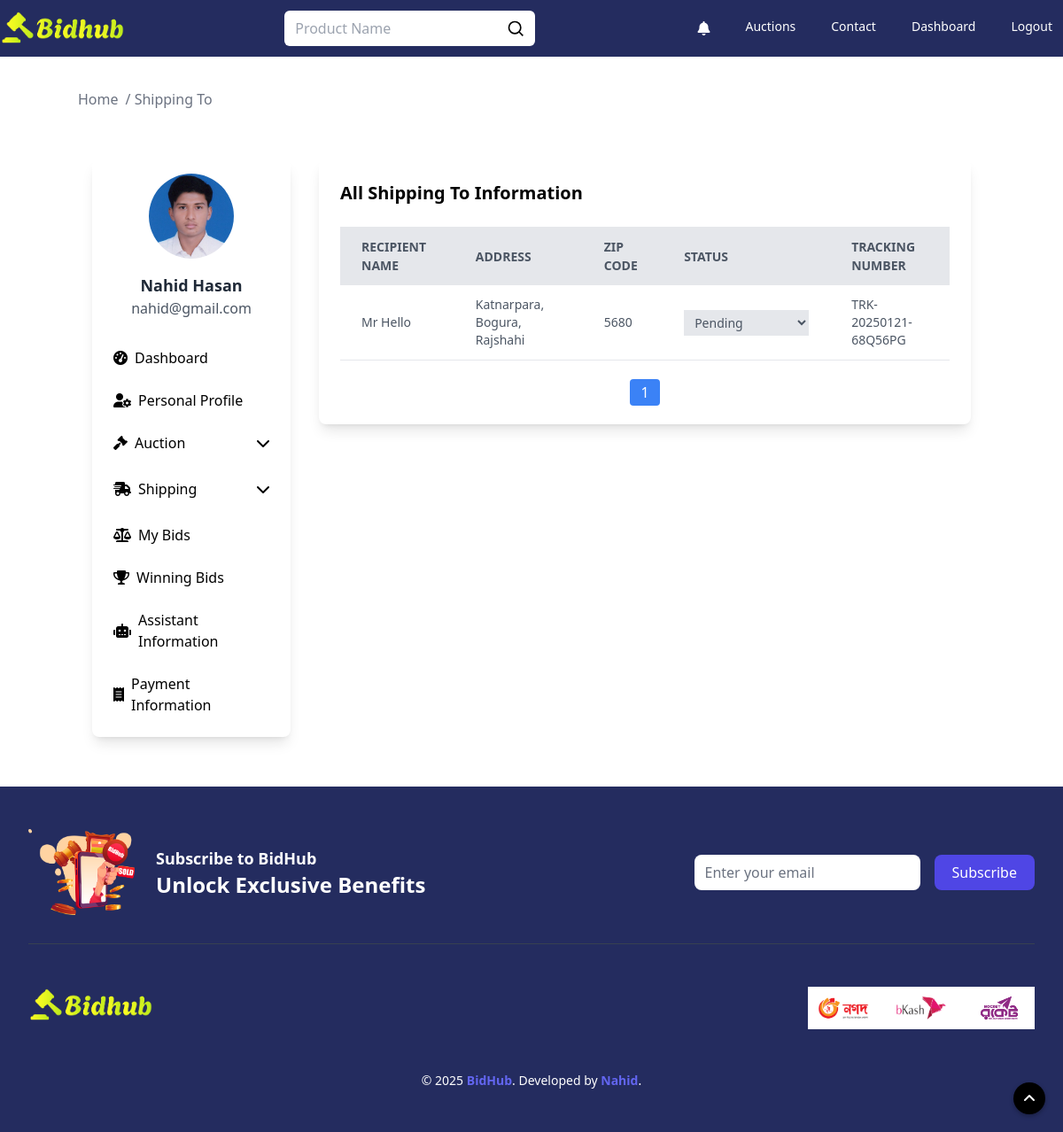
Page /shipping/to/ (signed in) on the earlier database version.
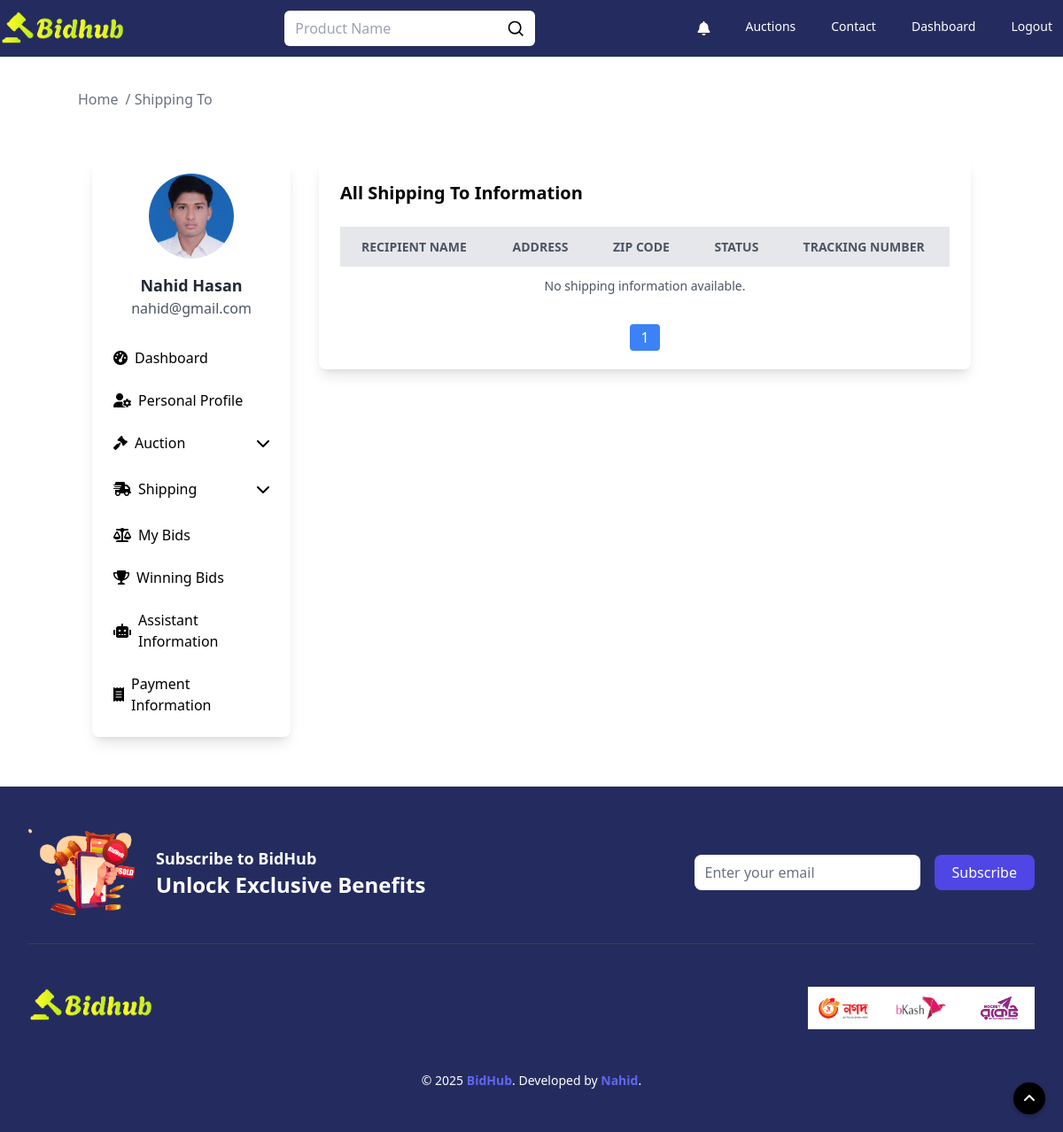
Same page on the later database version.
### auctions/models.py (models this page shows, shortened)
class ShippingAddress(models.Model):
    STATUS_CHOICES = [
        ('PENDING', 'Pending'),
        ('PACKED', 'Packed'),
        ('SHIPPED', 'Shipped'),
        ('IN_TRANSIT', 'In Transit'),
        ('OUT_FOR_DELIVERY', 'Out for Delivery'),
        ('DELIVERED', 'Delivered'),
    ]
    user = models.ForeignKey(User, on_delete=models.CASCADE, related_name='shipping_addresses')
    auction = models.ForeignKey(AuctionList, on_delete=models.SET_NULL, null=True, blank=True,
                                related_name='shipping_addresses')
    recipient_name = models.CharField(max_length=255)
    phone_number = models.CharField(max_length=20)
    province = models.CharField(max_length=100)
    city = models.CharField(max_length=100)
    zone = models.CharField(max_length=100, blank=True)
    street_address = models.TextField()
    zip_code = models.CharField(max_length=20)
    additional_instructions = models.TextField(blank=True, null=True)
    tracking_number = models.CharField(max_length=100, unique=True, blank=True, null=True)
    status = models.CharField(max_length=20, choices=STATUS_CHOICES, default='PENDING')
    estimated_delivery_date = models.DateField(blank=True, null=True)
    created_at = models.DateTimeField(auto_now_add=True)
    updated_at = models.DateTimeField(auto_now=True)

### auctions/views.py (the view)
# urls.py: path('shipping/to/', views.shipping_to, name='shipping_to'),
@login_required(login_url='login')
def shipping_to(request):
    user = request.user
    profile_picture_url = getattr(user.profile_picture, 'url', None)
    if profile_picture_url:
        profile_picture_url = request.build_absolute_uri(profile_picture_url)
    shipping_addresses = (
        ShippingAddress.objects
        .filter(auction__user=user)
        .order_by('-created_at')
    )
    paginator = Paginator(shipping_addresses, 5)
    page_number = request.GET.get("page")
    page_obj = paginator.get_page(page_number)
    return render(request, "shipping_to.html", {
        'email': user.email,
        'name': f"{user.first_name} {user.last_name}",
        'profile_picture': profile_picture_url,
        'shipping_addresses': page_obj,
        'total_to': paginator.count
    })

### auctions/templates/shipping_to.html (shortened to what the changed rows need)
{% extends "layout.html" %}
{% load static %}
{% block body %}
    <div class="max-w-[1280px] w-full m-auto">
        <section class="my-10">
            <div class="container mx-auto">
                <div class="flex flex-wrap justify-center">
                    <div class="w-full sm:w-2/3 lg:w-3/4 p-4">
                        <div class="bg-white shadow-lg rounded-lg p-6 mb-10">
                            <div class="w-full overflow-x-auto">
                                <table class="min-w-full bg-white">
                                    <thead>
                                    <tr class="w-full bg-gray-200 text-gray-600 uppercase text-sm leading-normal">
                                        <th class="py-3 px-6 text-left">Recipient Name</th>
                                        <th class="py-3 px-6 text-left">Address</th>
                                        <th class="py-3 px-6 text-left">ZIP Code</th>
                                        <th class="py-3 px-6 text-left">Status</th>
                                        <th class="py-3 px-6 text-left">Tracking Number</th>
                                    </tr>
                                    </thead>
                                    <tbody class="text-gray-600 text-sm font-light">
                                    {% for address in shipping_addresses %}
                                        <tr class="border-b border-gray-200 hover:bg-gray-100">
                                            <td class="py-3 px-6">{{ address.recipient_name }}</td>
                                            <td class="py-3 px-6">{{ address.street_address }}, {{ address.city }}, {{ address.province }}</td>
                                            <td class="py-3 px-6">{{ address.zip_code }}</td>
                                            <td class="py-3 px-6">
                                                <form class="status-form" method="POST"
                                                      action="{% url 'update_shipping_status' address.id %}">
                                                    <select name="status" class=" bg-gray-200 outline-none px-2 py-1"
                                                            onchange="this.form.submit()">
                                                        <option value="PENDING"
                                                                {% if address.status == 'PENDING' %}selected{% endif %}>
                                                            Pending
                                                        </option>
                                                    </select>
                                                </form>
                                            </td>
                                            <td class="py-3 px-6">{{ address.tracking_number }}</td>
                                        </tr>
                                        {% empty %}
                                        <tr>
                                            <td colspan="5" class="text-center py-3">No shipping information
                                                available.
                                            </td>
                                        </tr>
                                    {% endfor %}
                                    </tbody>
                                </table>
                            </div>
                            <div class="mt-6 flex justify-center">
                                <ul class="flex space-x-2">
                                    {% for num in shipping_addresses.paginator.page_range %}
                                        {% if num == 1 or num == shipping_addresses.paginator.num_pages %}
                                            <li>
                                                <a href="?page={{ num }}"
                                                   class="{% if num == shipping_addresses.number %} bg-blue-500 text-white {% else %} bg-gray-200 text-gray-700 {% endif %} px-3 py-1 rounded">
                                                    {{ num }}
                                                </a>
                                            </li>
                                        {% elif num == shipping_addresses.number|add:"-2" or num == shipping_addresses.number|add:"2" %}
                                            <li>
                                                <span class="px-3 py-1">...</span>
                                            </li>
                                        {% endif %}
                                    {% endfor %}
                                </ul>
                            </div>
                        </div>
                    </div>
                </div>
            </div>
        </section>
    </div>
{% endblock %}

Differences in the rows shown:
removed ShippingAddress: recipient_name "Mr Hello", street_address "Katnarpara", city "Bogura", province "Rajshahi", zip_code "5680", status "Pending", tracking_number "TRK-20250121-68Q56PG"
Other differences:
text now shown: "No shipping information available."
